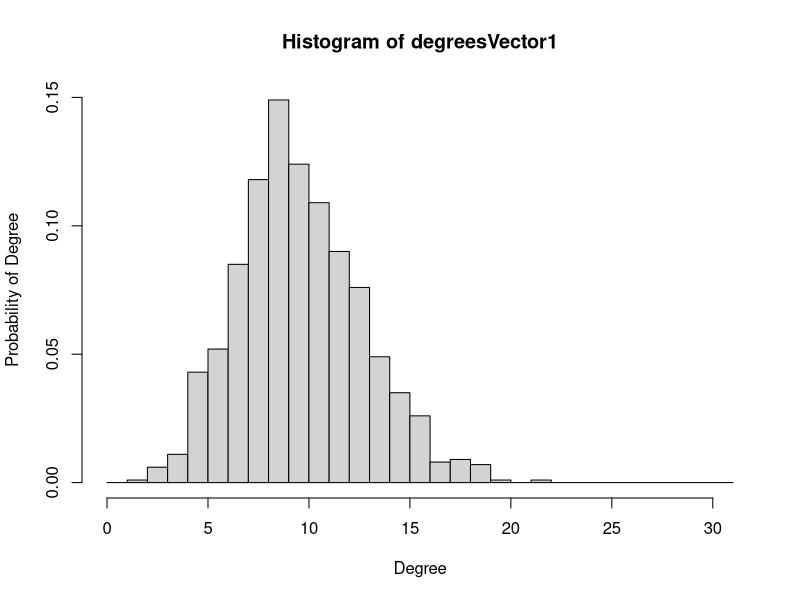
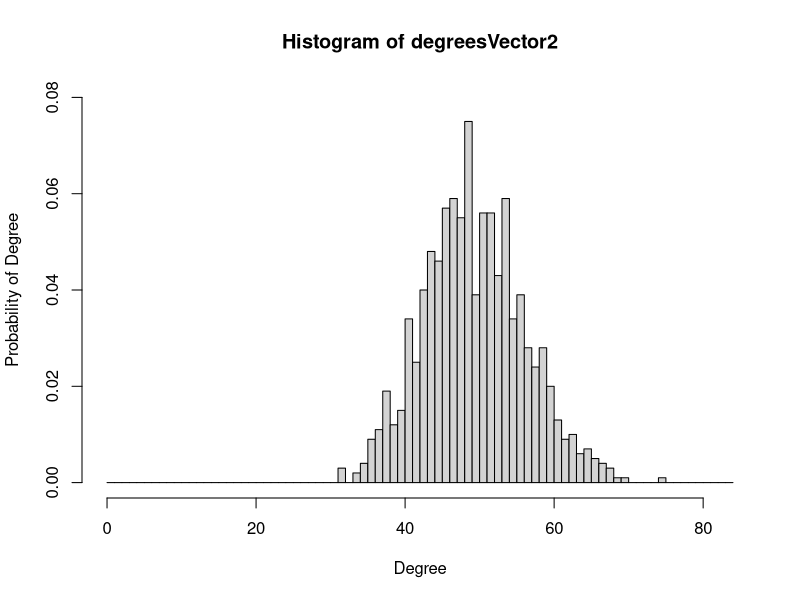
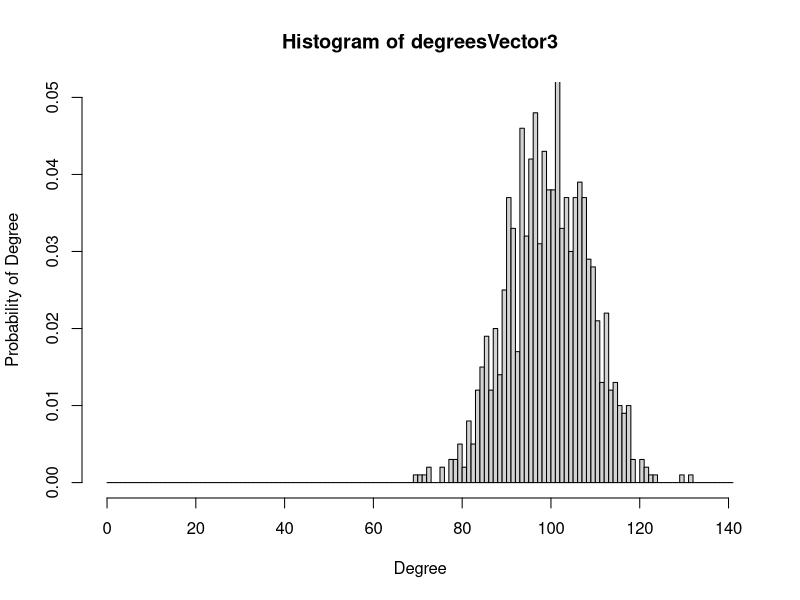

R code for these plots, in order:

library("igraph")

###(a)

# create random networks
cat("Creating 3 random graphs of 1K nodes with p=0.01, 0.05 and 0.10...\n")
graph1 <- random.graph.game(1000, 0.01, directed=F);
graph2 <- random.graph.game(1000, 0.05, directed=F);
graph3 <- random.graph.game(1000, 0.10, directed=F);

# finding the degrees distribution
# deg_dist1 <- degree_distribution(graph1)
# deg_dist2 <- degree_distribution(graph2)
# deg_dist3 <- degree_distribution(graph3)

# cat("Plotting the degree distributions for each graph...\n")
# dev.new()
# plot(1:length(deg_dist1), deg_dist1, type="h", xlab = "Degree", ylab = "Probability of Degree")
# dev.new()
# plot(1:length(deg_dist2), deg_dist2, type="h", xlab = "Degree", ylab = "Probability of Degree")
# dev.new()
# plot(1:length(deg_dist3), deg_dist3, type="h", xlab = "Degree", ylab = "Probability of Degree")


degreesVector1 <- degree(graph1)
degreesVector2 <- degree(graph2)
degreesVector3 <- degree(graph3)

# plotting degree distributions
dev.new()
hist1 <- hist(degreesVector1, freq=FALSE, ylim=c(0, 0.15), breaks=seq(0, by=1, length.out=max(degreesVector1)+10), xlab = "Degree", ylab = "Probability of Degree")
dev.new()
hist2 <- hist(degreesVector2, freq=FALSE, ylim=c(0, 0.08), breaks=seq(0, by=1, length.out=max(degreesVector2)+10), xlab = "Degree", ylab = "Probability of Degree")
dev.new()
hist3 <- hist(degreesVector3, freq=FALSE, ylim=c(0, 0.05), breaks=seq(0, by=1, length.out=max(degreesVector3)+10), xlab = "Degree", ylab = "Probability of Degree")


###(b)
# cat('\n',"(b)",'\n')
cat("Checking connectivity of graph with p=0.01",'\n')
if(is.connected(graph1))
{
  print("Graph is connected")
  dia1 =diameter(graph1, directed = FALSE, unconnected = FALSE, weights = NULL)
  print(sprintf("Diameter of graph is: %d", dia1)) #5-6
} else{
  print("Graph is NOT connected")
  print("Diameter of graph is INFINITY")
}

cat("Checking connectivity of graph with p=0.05",'\n')
if(is.connected(graph2))
{
  print("Graph is connected.")
  dia2 =diameter(graph2, directed = FALSE, unconnected = FALSE, weights = NULL)
  print(sprintf("Diameter of graph is: %d", dia2)) #3
} else {
  print("Graph is NOT connected.")
  print("Diameter of graph is INFINITY")
}

cat("Checking connectivity of graph with p=0.10",'\n')
if(is.connected(graph3))
{
  print("Graph is connected.")
  dia3 =diameter(graph3, directed = FALSE, unconnected = FALSE, weights = NULL)
  print(sprintf("Diameter of graph is: %d", dia3)) #3
} else {
  print("Graph is NOT connected.")
  print("Diameter of graph is INFINITY")
}


###(c)
# cat('\n',"(c)",'\n')

LARGE_NUMBER = 1000
sum <- 0;
for (x in 1:LARGE_NUMBER){
  pc=0.000
  repeat
  {
    graph <- random.graph.game(1000, pc, directed=F);
    if(is.connected(graph))
    {
      # cat("The threshold probability, pc = ",pc,'\n')
      sum <- sum+pc
      break()
    } else
      pc <- pc+0.001
  }
}
cat("The threshold probability, pc = ",sum/LARGE_NUMBER,'\n')